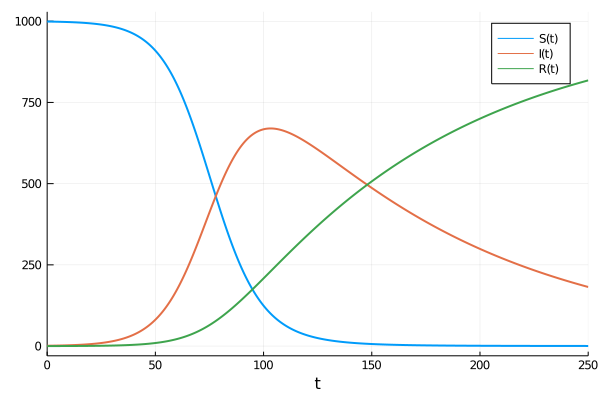

Generate this figure with Julia:
using Catalyst, Catlab, DiffEqBase, OrdinaryDiffEq, Plots

rn = @reaction_network begin
    α, S + I --> 2I
    β, I --> R
end α β

p     = [.1/1000, .01]         # [α,β]
tspan = (0.0,250.0)
u0    = [999.0,1.0,0.0]          # [S,I,R] at t=0
op    = ODEProblem(rn, u0, tspan, p)
sol   = solve(op, Tsit5())       # use Tsit5 ODE solver

plot(sol, lw=2)
savefig("SIR.png")
